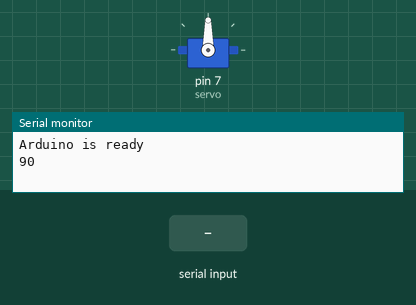
Bench run of a sketch on a simulated Arduino Uno, built with avr-gcc and run on an emulated ATmega328P. Shown: servo, the last lines printed to the serial monitor. Inputs (shaded band) come from the test bench.

Above: at 1.2 s.
1.3 s: "90,45\n" received over Serial
At 1.9 s:
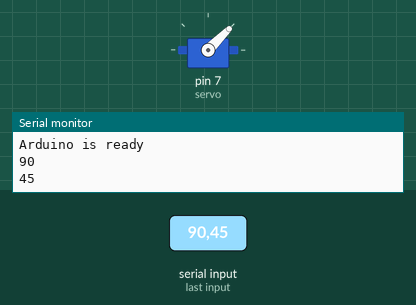
3.8 s: "30,150\n" received over Serial
At 4.6 s:
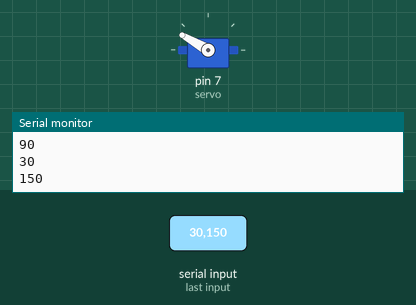
6.3 s: "200\n" received over Serial
At 6.8 s:
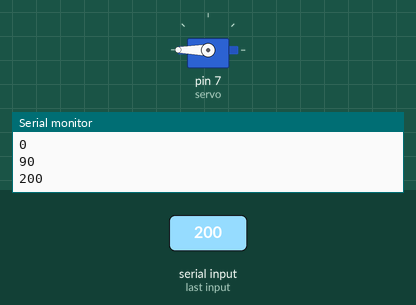
Timing chart, 0 to 9.3 s (numbered marks = the images above; inputs shaded):
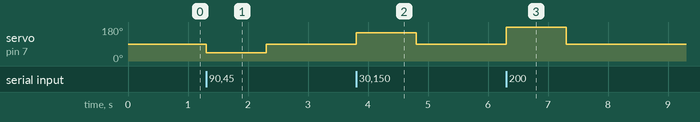

Measured:
- after the input at 1.3 s, servo on pin 7 (servo): 90° → 45° at once, → 90° 1.0 s later
- after the input at 3.8 s, servo on pin 7 (servo): 90° → 150° at once, → 90° 1.0 s later
- after the input at 6.3 s, servo on pin 7 (servo): 90° → 180° at once, → 90° 1.0 s later

The sketch:

ServoSerialTest.ino
```cpp
/*
 * Reads the serial feed and parses ints, then writes this in as the servo motor position.
 * Can be used in conjunction with the Arduino comms script in Unity.
 * Note, this motor can only move between positions 0-90, and moves fairly slowly as I don't have a PSU at the moment so it is being powered from the Arduino board. *
 */

#include <Servo.h>;

Servo servo;
int data;
int oldData;

void setup()
{
  Serial.begin(9600);
  servo.attach(7);

  data = 0;
  oldData = 0;

  Serial.println("Arduino is ready");
}

void loop()
{
  //If there's new serial data available, assign it as the data var and flush the channel to prevent contamination of serial feeds
  if (Serial.available())
  {
    data = Serial.parseInt();
    Serial.flush();
  }

  else
  {
    data = 90;
  }

  //If we have recieved new data, send it back to the Unity log.
  if (data != oldData)
  {
    oldData = data;
    Serial.println(data);
  }

  servo.write(data);
}
```
